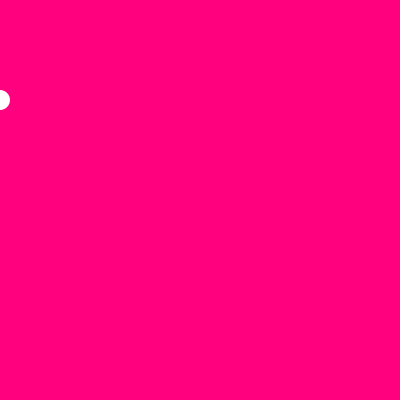
Frame 1 (no input)
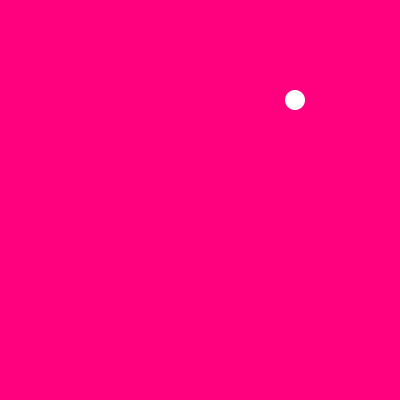
Frame 60 (the mouse pressed at the canvas centre just before this capture)
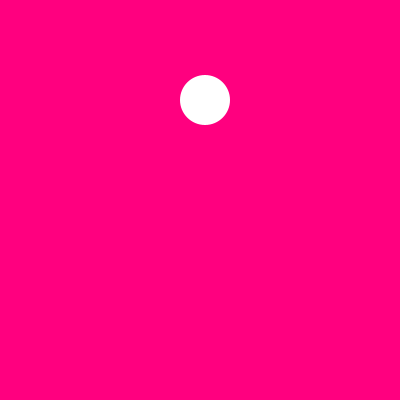
Frame 120 (the mouse held since frame 60 and released just before this capture)

The Processing sketch that drew these frames (run headless with seeded random() and noise(); from frame 60 on, the mouse is pressed at the canvas centre):

// Processing sketch: processing_178485
// ── processing_178485.pde

int circleX = 0;
//<div id="circleX">
int vel = 5;
int circleY = 100;
int rad = 20;
 
void setup(){
  size(400,400);
  background(255,0,127);
   
  frameRate(25);
}
 
void draw(){
  background(255,0,127);
   
  fill(255);
  noStroke();
  ellipse(circleX,circleY,rad,rad);
   
  circleX = circleX + vel;
   
  if(circleX==width){
    //circleX = 0;
    vel = -vel;
    rad = 50;
    //circleX=circleX-5;
  }else if(circleX==0){
    vel = -vel;
  }
}
